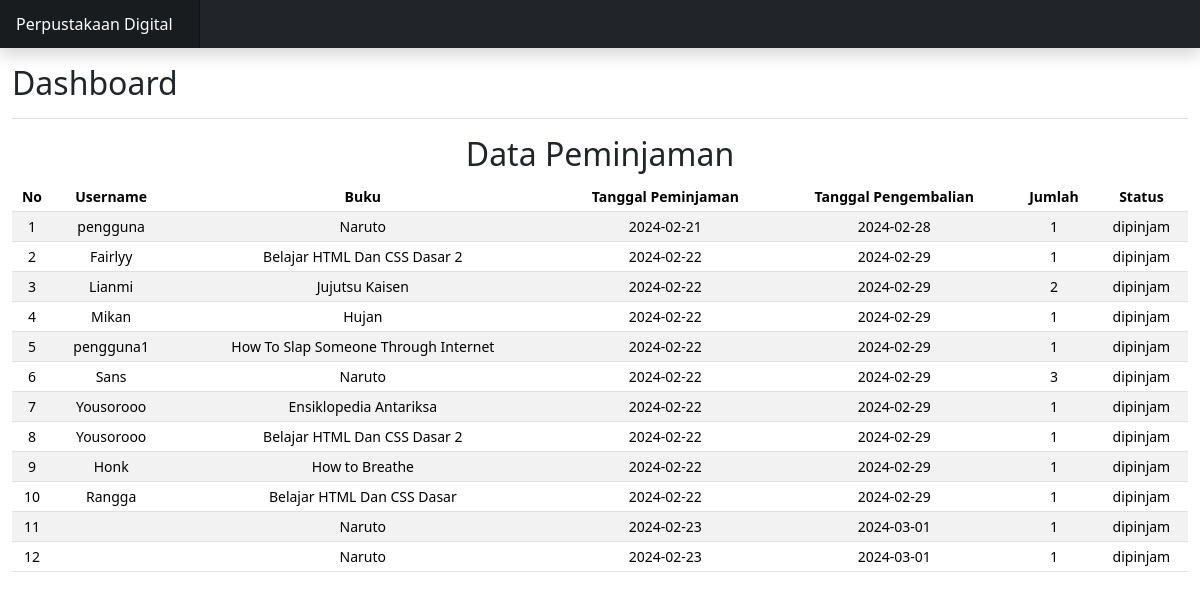
The app's page /laporan.php (signed in) with its own data.
### tables this page shows
CREATE TABLE `peminjaman` (
  `peminjamanID` int(11) NOT NULL,
  `userID` int(11) NOT NULL,
  `bukuID` int(11) NOT NULL,
  `judul` varchar(255) NOT NULL,
  `tanggalpeminjaman` date NOT NULL,
  `tanggalpengembalian` date NOT NULL,
  `jumlah` int(20) NOT NULL,
  `status` enum('dipinjam','dikembalikan') NOT NULL
);

CREATE TABLE `user` (
  `userID` int(11) NOT NULL,
  `username` varchar(255) NOT NULL,
  `password` varchar(255) NOT NULL,
  `email` varchar(255) NOT NULL,
  `nama_lengkap` varchar(255) NOT NULL,
  `alamat` text NOT NULL,
  `level` enum('admin','petugas','pengguna') NOT NULL
);

CREATE TABLE `buku` (
  `bukuID` int(11) NOT NULL,
  `kategoriID` int(11) NOT NULL,
  `foto` varchar(255) NOT NULL,
  `judul` varchar(255) NOT NULL,
  `penulis` varchar(255) NOT NULL,
  `penerbit` varchar(255) NOT NULL,
  `tahun_terbit` int(11) NOT NULL,
  `sinopsis` varchar(255) NOT NULL,
  `stok` int(20) NOT NULL
);

### laporan.php (the view, shortened to what this page needs)
<?php
$login =isset( $_SESSION ['login']);
if ($login == 1) {
?>
<!DOCTYPE html>
<html lang="en">
<head>
</head>
<link rel="stylesheet" href="https://cdn.jsdelivr.net/npm/@docsearch/css@3">
<link href="assets/css/bootstrap.min.css" rel="stylesheet">
<link rel="stylesheet" href="assets/css/dashboard.css">
<body>
<header class="navbar sticky-top bg-dark flex-md-nowrap p-0 shadow" data-bs-theme="dark">
  <a class="navbar-brand col-md-3 col-lg-2 me-0 px-3 fs-6 text-white" href="index.php">Perpustakaan Digital</a>
</header>
<div class="container-fluid">
    <div class="row">
    <main align="center">
      <div class="d-flex justify-content-between flex-wrap flex-md-nowrap align-items-center pt-3 pb-2 mb-3 border-bottom">
        <h1 class="h2">Dashboard</h1>
      </div>
      <h2>Data Peminjaman</h2>
      <?php
      if(isset($_SESSION['level'])){ ?>
     <div class="table-responsive small">
        <table class="table table-striped table-sm">
          <thead>
            <tr>
              <th scope="col">No</th>
              <th scope="col">Username</th>
              <th scope="col">Buku</th>
              <th scope="col">Tanggal Peminjaman</th>
              <th scope="col">Tanggal Pengembalian</th>
              <th scope="col">Jumlah</th>
              <th scope="col">Status</th>
            </tr>
          </thead>
          <tbody>
          <?php
              include "koneksi.php";
              $query = mysqli_query ($koneksi, "SELECT * FROM peminjaman LEFT JOIN user ON peminjaman.userID = user.userID LEFT JOIN buku ON peminjaman.bukuID = buku.bukuID");
              $no=0;
              while($data = mysqli_fetch_array($query)){
              $no++
          ?>
          <tr>
              <td><?php echo $no ?>
              <td><?php echo $data['username'] ?></td>
              <td><?php echo $data['judul'] ?></td>
              <td><?php echo $data['tanggalpeminjaman'] ?></td>
              <td><?php echo $data['tanggalpengembalian'] ?></td>
              <td><?php echo $data['jumlah'] ?></td>
              <td><?php echo $data['status'] ?></td>
                </tr>
                <?php
                    }
                ?>
          </tbody>
        </table>
        </div>
        <?php
          }
          ?>
    </main>
    </div>
</div>
<?php
}
?>
</body>
</html>

### assets/css/dashboard.css (style rules this page uses)
.navbar-brand { padding-top: .75rem; padding-bottom: .75rem; background-color: rgba(0, 0, 0, .25); box-shadow: inset -1px 0 0 rgba(0, 0, 0, .25); }

### laporan.php (style rules this page uses)
a { text-decoration: none; color: black; }

### records on screen
peminjaman: userID.username "pengguna", bukuID.judul "Naruto", tanggalpeminjaman "2024-02-21", tanggalpengembalian "2024-02-28", jumlah "1", status "dipinjam"
peminjaman: userID.username "Fairlyy", bukuID.judul "Belajar HTML Dan CSS Dasar 2", tanggalpeminjaman "2024-02-22", tanggalpengembalian "2024-02-29", jumlah "1", status "dipinjam"
peminjaman: userID.username "Lianmi", bukuID.judul "Jujutsu Kaisen", tanggalpeminjaman "2024-02-22", tanggalpengembalian "2024-02-29", jumlah "2", status "dipinjam"
peminjaman: userID.username "Mikan", bukuID.judul "Hujan", tanggalpeminjaman "2024-02-22", tanggalpengembalian "2024-02-29", jumlah "1", status "dipinjam"
peminjaman: userID.username "pengguna1", bukuID.judul "How To Slap Someone Through Internet", tanggalpeminjaman "2024-02-22", tanggalpengembalian "2024-02-29", jumlah "1", status "dipinjam"
peminjaman: userID.username "Sans", bukuID.judul "Naruto", tanggalpeminjaman "2024-02-22", tanggalpengembalian "2024-02-29", jumlah "3", status "dipinjam"
peminjaman: userID.username "Yousorooo", bukuID.judul "Ensiklopedia Antariksa", tanggalpeminjaman "2024-02-22", tanggalpengembalian "2024-02-29", jumlah "1", status "dipinjam"
peminjaman: userID.username "Yousorooo", bukuID.judul "Belajar HTML Dan CSS Dasar 2", tanggalpeminjaman "2024-02-22", tanggalpengembalian "2024-02-29", jumlah "1", status "dipinjam"
peminjaman: userID.username "Honk", bukuID.judul "How to Breathe", tanggalpeminjaman "2024-02-22", tanggalpengembalian "2024-02-29", jumlah "1", status "dipinjam"
peminjaman: userID.username "Rangga", bukuID.judul "Belajar HTML Dan CSS Dasar", tanggalpeminjaman "2024-02-22", tanggalpengembalian "2024-02-29", jumlah "1", status "dipinjam"
peminjaman: bukuID.judul "Naruto", tanggalpeminjaman "2024-02-23", tanggalpengembalian "2024-03-01", jumlah "1", status "dipinjam"
peminjaman: bukuID.judul "Naruto", tanggalpeminjaman "2024-02-23", tanggalpengembalian "2024-03-01", jumlah "1", status "dipinjam"
